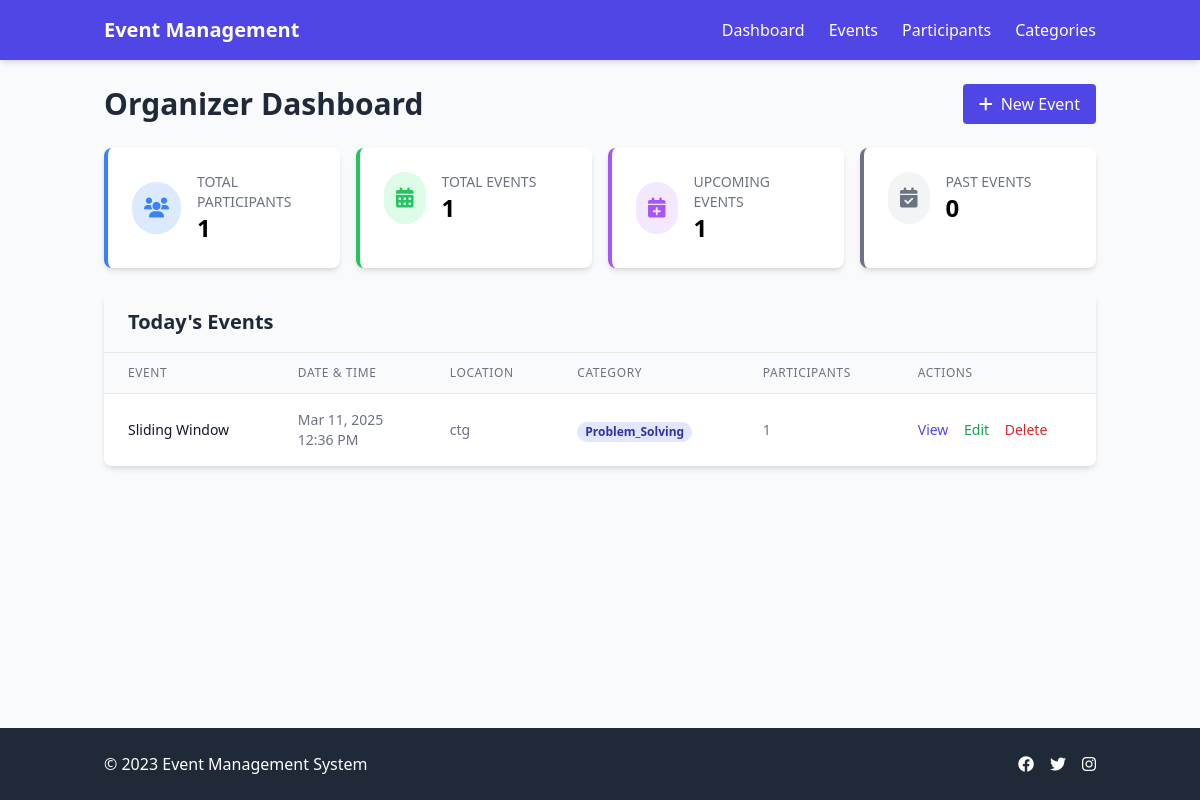
The page / on the database its author committed.
### events/models.py (models this page shows, shortened)
class Event(models.Model):
    name = models.CharField(max_length=200)
    description = models.TextField()
    date = models.DateField()
    time = models.TimeField()
    location = models.CharField(max_length=200)
    category = models.ForeignKey(Category, on_delete=models.CASCADE, related_name='events')
    created_at = models.DateTimeField(auto_now_add=True)
    updated_at = models.DateTimeField(auto_now=True)

class Category(models.Model):
    name = models.CharField(max_length=100)
    description = models.TextField()
    class Meta:
        verbose_name_plural = "Categories"

### events/views.py (the view)
# urls.py: path('', views.dashboard, name='dashboard'),
def dashboard(request):
    total_participants = Participant.objects.count()
    total_events = Event.objects.count()
    upcoming_events = Event.objects.filter(date__gte=timezone.now().date()).count()
    past_events = Event.objects.filter(date__lt=timezone.now().date()).count()
    todays_events = Event.objects.filter(date=timezone.now().date()).select_related('category')
    filter_type = request.GET.get('filter', 'today')
    if filter_type == 'all':
        filtered_events = Event.objects.all().select_related('category')
        filter_title = "All Events"
    elif filter_type == 'upcoming':
        filtered_events = Event.objects.filter(date__gte=timezone.now().date()).select_related('category')
        filter_title = "Upcoming Events"
    elif filter_type == 'past':
        filtered_events = Event.objects.filter(date__lt=timezone.now().date()).select_related('category')
        filter_title = "Past Events"
    else:
        filtered_events = todays_events
        filter_title = "Today's Events"
    filtered_events = filtered_events.annotate(participant_count=Count('participants'))
    context = {
        'total_participants': total_participants,
        'total_events': total_events,
        'upcoming_events': upcoming_events,
        'past_events': past_events,
        'todays_events': todays_events,
        'filtered_events': filtered_events,
        'filter_title': filter_title,
        'filter_type': filter_type,
    }
    return render(request, 'dashboard.html', context)

### events/templates/dashboard.html (shortened to what this page needs)
{% extends 'base.html' %}
{% block content %}
<div class="space-y-6">
    <div class="flex justify-between items-center">
        <h1 class="text-2xl md:text-3xl font-bold text-gray-800">Organizer Dashboard</h1>
        <a href="{% url 'event_create' %}" class="bg-indigo-600 hover:bg-indigo-700 text-white font-medium py-2 px-4 rounded transition">
            <i class="fas fa-plus mr-2"></i>New Event
        </a>
    </div>
    <div class="grid grid-cols-1 md:grid-cols-2 lg:grid-cols-4 gap-4">
        <div class="bg-white rounded-lg shadow-md p-6 border-l-4 border-blue-500">
            <div class="flex items-center">
                <div class="p-3 rounded-full bg-blue-100 text-blue-500 mr-4">
                    <i class="fas fa-users text-xl"></i>
                </div>
                <div>
                    <p class="text-sm text-gray-500 uppercase">Total Participants</p>
                    <p class="text-2xl font-bold">{{ total_participants }}</p>
                </div>
            </div>
        </div>
        <a href="?filter=all" class="bg-white rounded-lg shadow-md p-6 border-l-4 border-green-500 hover:bg-green-50 transition">
            <div class="flex items-center">
                <div class="p-3 rounded-full bg-green-100 text-green-500 mr-4">
                    <i class="fas fa-calendar-alt text-xl"></i>
                </div>
                <div>
                    <p class="text-sm text-gray-500 uppercase">Total Events</p>
                    <p class="text-2xl font-bold">{{ total_events }}</p>
                </div>
            </div>
        </a>
        <a href="?filter=upcoming" class="bg-white rounded-lg shadow-md p-6 border-l-4 border-purple-500 hover:bg-purple-50 transition">
            <div class="flex items-center">
                <div class="p-3 rounded-full bg-purple-100 text-purple-500 mr-4">
                    <i class="fas fa-calendar-plus text-xl"></i>
                </div>
                <div>
                    <p class="text-sm text-gray-500 uppercase">Upcoming Events</p>
                    <p class="text-2xl font-bold">{{ upcoming_events }}</p>
                </div>
            </div>
        </a>
        <a href="?filter=past" class="bg-white rounded-lg shadow-md p-6 border-l-4 border-gray-500 hover:bg-gray-50 transition">
            <div class="flex items-center">
                <div class="p-3 rounded-full bg-gray-100 text-gray-500 mr-4">
                    <i class="fas fa-calendar-check text-xl"></i>
                </div>
                <div>
                    <p class="text-sm text-gray-500 uppercase">Past Events</p>
                    <p class="text-2xl font-bold">{{ past_events }}</p>
                </div>
            </div>
        </a>
    </div>
    <div class="bg-white rounded-lg shadow-md overflow-hidden">
        <div class="bg-gray-50 px-6 py-4 border-b">
            <h2 class="text-xl font-semibold text-gray-800">{{ filter_title }}</h2>
        </div>
        {% if filtered_events %}
        <div class="overflow-x-auto">
            <table class="min-w-full divide-y divide-gray-200">
                <thead class="bg-gray-50">
                    <tr>
                        <th class="px-6 py-3 text-left text-xs font-medium text-gray-500 uppercase tracking-wider">Event</th>
                        <th class="px-6 py-3 text-left text-xs font-medium text-gray-500 uppercase tracking-wider">Date & Time</th>
                        <th class="px-6 py-3 text-left text-xs font-medium text-gray-500 uppercase tracking-wider">Location</th>
                        <th class="px-6 py-3 text-left text-xs font-medium text-gray-500 uppercase tracking-wider">Category</th>
                        <th class="px-6 py-3 text-left text-xs font-medium text-gray-500 uppercase tracking-wider">Participants</th>
                        <th class="px-6 py-3 text-left text-xs font-medium text-gray-500 uppercase tracking-wider">Actions</th>
                    </tr>
                </thead>
                <tbody class="bg-white divide-y divide-gray-200">
                    {% for event in filtered_events %}
                    <tr class="hover:bg-gray-50">
                        <td class="px-6 py-4 whitespace-nowrap">
                            <div class="text-sm font-medium text-gray-900">{{ event.name }}</div>
                        </td>
                        <td class="px-6 py-4 whitespace-nowrap">
                            <div class="text-sm text-gray-500">{{ event.date|date:"M d, Y" }}</div>
                            <div class="text-sm text-gray-500">{{ event.time|time:"g:i A" }}</div>
                        </td>
                        <td class="px-6 py-4 whitespace-nowrap">
                            <div class="text-sm text-gray-500">{{ event.location }}</div>
                        </td>
                        <td class="px-6 py-4 whitespace-nowrap">
                            <span class="px-2 inline-flex text-xs leading-5 font-semibold rounded-full bg-indigo-100 text-indigo-800">
                                {{ event.category.name }}
                            </span>
                        </td>
                        <td class="px-6 py-4 whitespace-nowrap text-sm text-gray-500">
                            {{ event.participant_count }}
                        </td>
                        <td class="px-6 py-4 whitespace-nowrap text-sm font-medium">
                            <a href="{% url 'event_detail' event.id %}" class="text-indigo-600 hover:text-indigo-900 mr-3">View</a>
                            <a href="{% url 'event_update' event.id %}" class="text-green-600 hover:text-green-900 mr-3">Edit</a>
                            <a href="{% url 'event_delete' event.id %}" class="text-red-600 hover:text-red-900">Delete</a>
                        </td>
                    </tr>
                    {% endfor %}
                </tbody>
            </table>
        </div>
        {% else %}
        <div class="p-6 text-center text-gray-500">
            <p>No events found for this filter.</p>
        </div>
        {% endif %}
    </div>
</div>
{% endblock %}

### rows shown on the page
Event: name "Sliding Window", date "Mar 11, 2025", time "12:36 PM", location "ctg", category.name "Problem_Solving", participant_count "1"

### other values the page prints
{{ total_participants }} "1"
{{ total_events }} "1"
{{ upcoming_events }} "1"
{{ past_events }} "0"
{{ filter_title }} "Today's Events"
